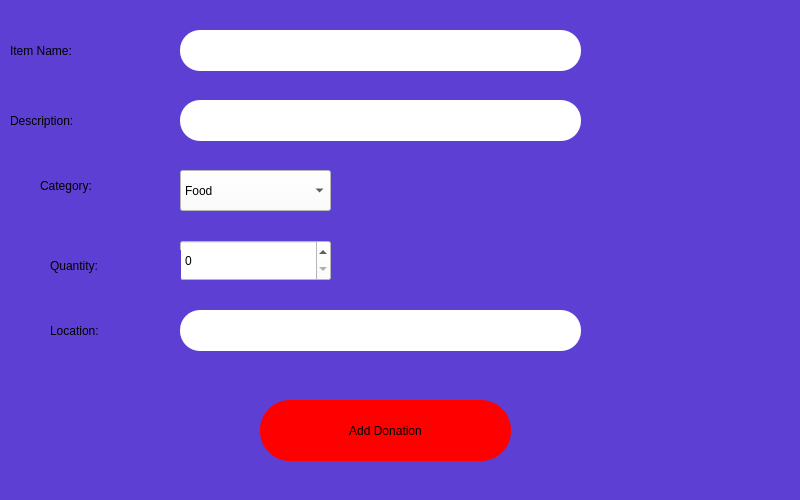
<?xml version="1.0" encoding="UTF-8"?>
<ui version="4.0">
 <class>Dialog</class>
 <widget class="QDialog" name="Dialog">
  <property name="geometry">
   <rect>
    <x>0</x>
    <y>0</y>
    <width>800</width>
    <height>500</height>
   </rect>
  </property>
  <property name="windowTitle">
   <string>Dialog</string>
  </property>
  <property name="styleSheet">
   <string notr="true">background-color: rgb(93, 63, 211)</string>
  </property>
  <widget class="QComboBox" name="categoryComboBox">
   <property name="geometry">
    <rect>
     <x>180</x>
     <y>170</y>
     <width>151</width>
     <height>41</height>
    </rect>
   </property>
   <property name="styleSheet">
    <string notr="true">color: rgb(0, 0, 0);
background-color: rgb(255, 255, 255);
font: 700 18pt &quot;Open Sans&quot;;</string>
   </property>
   <item>
    <property name="text">
     <string>Food</string>
    </property>
   </item>
   <item>
    <property name="text">
     <string>Clothes</string>
    </property>
   </item>
   <item>
    <property name="text">
     <string>School Supplies</string>
    </property>
   </item>
  </widget>
  <widget class="QPushButton" name="submitButton">
   <property name="geometry">
    <rect>
     <x>260</x>
     <y>400</y>
     <width>251</width>
     <height>61</height>
    </rect>
   </property>
   <property name="styleSheet">
    <string notr="true">border-radius: 30px;
font: 700 18pt &quot;Open Sans&quot;;
background-color: red;
color: rgb(0, 0, 0);</string>
   </property>
   <property name="text">
    <string>Add Donation</string>
   </property>
  </widget>
  <widget class="QLineEdit" name="itemNameLineEdit">
   <property name="geometry">
    <rect>
     <x>180</x>
     <y>30</y>
     <width>401</width>
     <height>41</height>
    </rect>
   </property>
   <property name="styleSheet">
    <string notr="true">border-radius: 20px;
color: rgb(0, 0, 0);
background-color: rgb(255, 255, 255);
font: 700 18pt &quot;Open Sans&quot;;</string>
   </property>
  </widget>
  <widget class="QSpinBox" name="quantitySpinBox">
   <property name="geometry">
    <rect>
     <x>180</x>
     <y>240</y>
     <width>151</width>
     <height>41</height>
    </rect>
   </property>
   <property name="styleSheet">
    <string notr="true">color: rgb(0, 0, 0);
background-color: rgb(255, 255, 255);
font: 700 18pt &quot;Open Sans&quot;;</string>
   </property>
  </widget>
  <widget class="QLabel" name="nameLabel">
   <property name="geometry">
    <rect>
     <x>10</x>
     <y>40</y>
     <width>141</width>
     <height>21</height>
    </rect>
   </property>
   <property name="styleSheet">
    <string notr="true">font: 700 18pt &quot;Open Sans&quot;;</string>
   </property>
   <property name="text">
    <string>Item Name:</string>
   </property>
  </widget>
  <widget class="QLabel" name="categoryLabel">
   <property name="geometry">
    <rect>
     <x>40</x>
     <y>170</y>
     <width>131</width>
     <height>31</height>
    </rect>
   </property>
   <property name="styleSheet">
    <string notr="true">font: 700 18pt &quot;Open Sans&quot;;</string>
   </property>
   <property name="text">
    <string>Category:</string>
   </property>
  </widget>
  <widget class="QLabel" name="quantityLabel">
   <property name="geometry">
    <rect>
     <x>50</x>
     <y>250</y>
     <width>131</width>
     <height>31</height>
    </rect>
   </property>
   <property name="styleSheet">
    <string notr="true">font: 700 18pt &quot;Open Sans&quot;;</string>
   </property>
   <property name="text">
    <string>Quantity:</string>
   </property>
  </widget>
  <widget class="QLabel" name="descriptionLabel">
   <property name="geometry">
    <rect>
     <x>10</x>
     <y>110</y>
     <width>151</width>
     <height>21</height>
    </rect>
   </property>
   <property name="styleSheet">
    <string notr="true">font: 700 18pt &quot;Open Sans&quot;;</string>
   </property>
   <property name="text">
    <string>Description:</string>
   </property>
  </widget>
  <widget class="QLineEdit" name="descriptionLineEdit">
   <property name="geometry">
    <rect>
     <x>180</x>
     <y>100</y>
     <width>401</width>
     <height>41</height>
    </rect>
   </property>
   <property name="styleSheet">
    <string notr="true">border-radius: 20px;
color: rgb(0, 0, 0);
background-color: rgb(255, 255, 255);
font: 700 18pt &quot;Open Sans&quot;;</string>
   </property>
  </widget>
  <widget class="QLabel" name="locationLabel">
   <property name="geometry">
    <rect>
     <x>50</x>
     <y>320</y>
     <width>111</width>
     <height>21</height>
    </rect>
   </property>
   <property name="styleSheet">
    <string notr="true">font: 700 18pt &quot;Open Sans&quot;;</string>
   </property>
   <property name="text">
    <string>Location:</string>
   </property>
  </widget>
  <widget class="QLineEdit" name="locationLineEdit">
   <property name="geometry">
    <rect>
     <x>180</x>
     <y>310</y>
     <width>401</width>
     <height>41</height>
    </rect>
   </property>
   <property name="styleSheet">
    <string notr="true">border-radius: 20px;
color: rgb(0, 0, 0);
background-color: rgb(255, 255, 255);
font: 700 18pt &quot;Open Sans&quot;;</string>
   </property>
  </widget>
 </widget>
 <resources/>
 <connections/>
</ui>
